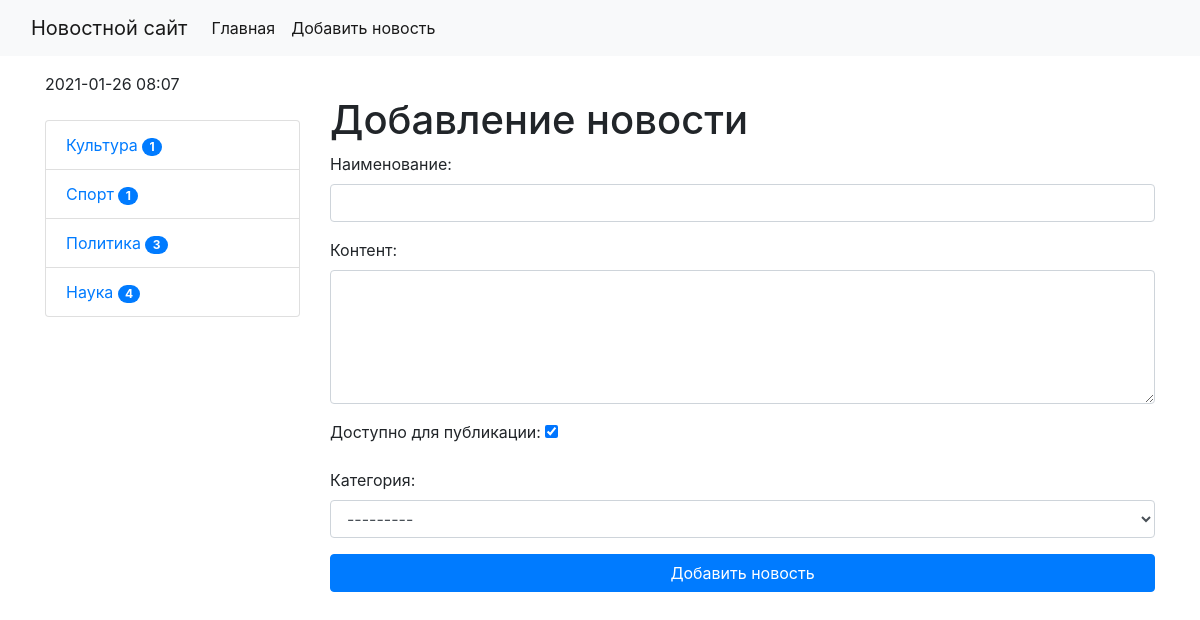
The app's page /news/add-news/ (signed in) with its own data.
### news/models.py (models this page shows)
class Category(models.Model):
    title = models.CharField(max_length=120, db_index=True, verbose_name="Наименование категории")
    def get_absolute_url(self):
        return reverse('category', kwargs={'category_id': self.pk})
    def __str__(self):
        return self.title
    class Meta:
        verbose_name = "Категория"
        verbose_name_plural = "Категории"
        ordering = ['title']

### news/views.py (the view)
# urls.py: path('news/add-news/', CreateNews.as_view(), name="add_news"),
class CreateNews(LoginRequiredMixin, CreateView):
    form_class = NewsForm
    template_name = 'news/add_news.html'
    login_url = '/admin/'  # если перехожу на страницу add news идет перенаправление на админку

### news/forms.py (shortened to what this page needs)
class NewsForm(forms.ModelForm):
    class Meta:
        model = News
        fields = ['title', 'content', 'is_published', 'category']
        widgets = {
            'title': forms.TextInput(attrs={'class': 'form-control'}),
            'content': forms.Textarea(attrs={'class': 'form-control', 'rows': 5}),
            'category': forms.Select(attrs={'class': 'form-control'}),
        }

### news/templatetags/news_tags.py (called while the page is built)
@register.inclusion_tag('news/list_categories.html')
def show_categories():
    categories = Category.objects.annotate(cnt=Count('news', filter=F('news__is_published'))).filter(cnt__gt=0)
    return {'categories': categories}

### templates/news/add_news.html (shortened to what this page needs)
{% extends 'baseNews.html' %}
{% block sidebar %}
    {% include 'inc/sidebar.html' %}
{% endblock %}
{% block content %}
    <h1>Добавление новости</h1>
    <form action="{% url 'add_news' %}"  method='post'>
        {{ form.as_p }}
        <button type="submit" class="btn btn-primary btn-block">Добавить новость</button>
    </form>
{% endblock %}

### templates/news/list_categories.html
<div class="list-group">
    {% for item in categories %}
        <a href="{{ item.get_absolute_url }}" class="list-group-item"
           aria-current="true">
            {{ item.title }}
         <span class="badge badge-primary badge-pill">{{ item.cnt }}</span>
        </a>
    {% endfor %}
</div>

### records on screen
Category: title "Культура", cnt "1"
Category: title "Спорт", cnt "1"
Category: title "Политика", cnt "3"
Category: title "Наука", cnt "4"
